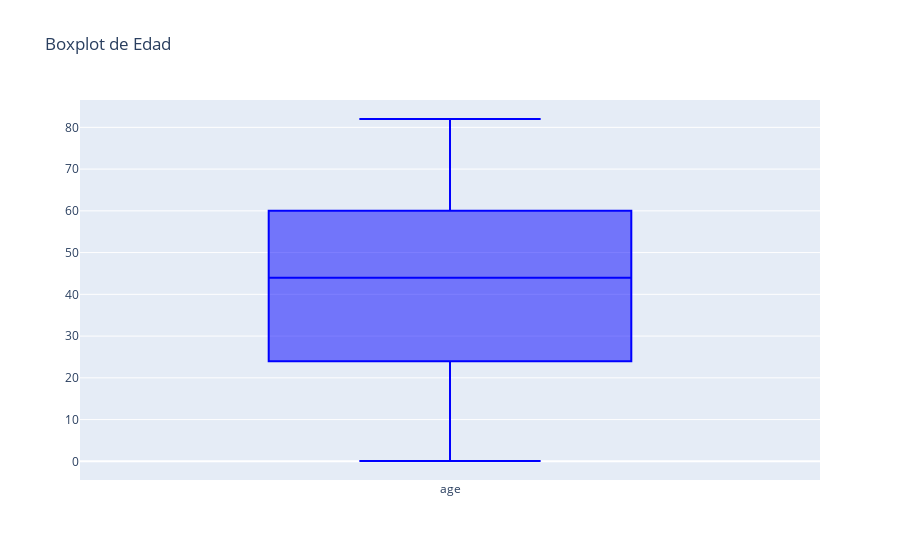
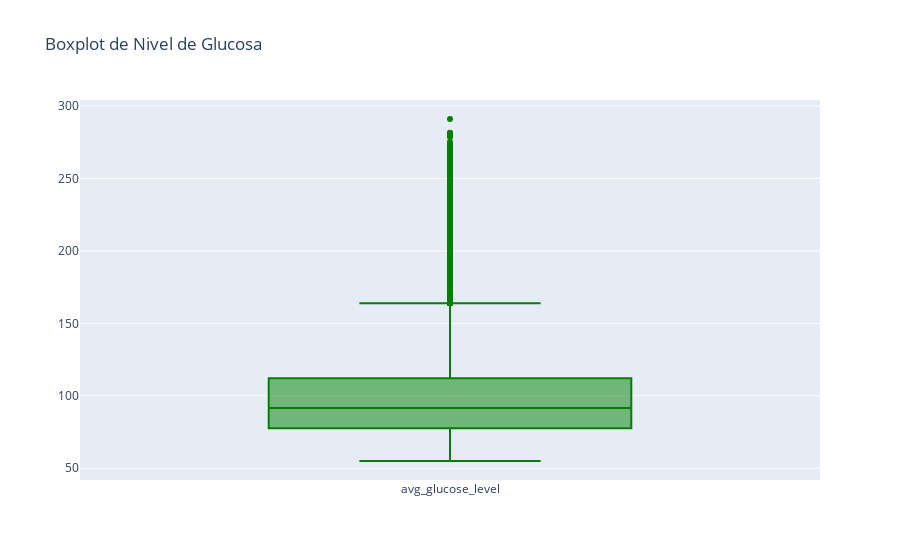
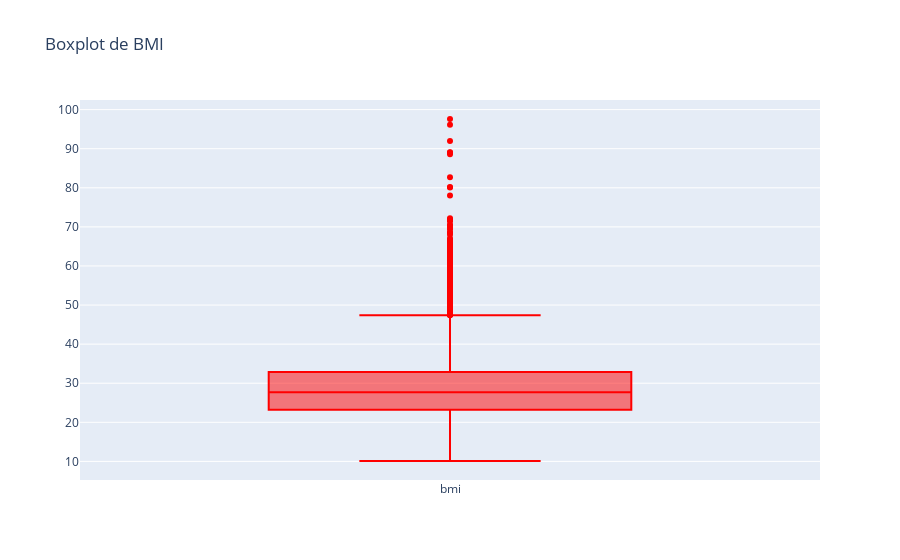

The code cell stored with these charts, in order, in its notebook:
### Code cell
columnas = ['age', 'avg_glucose_level', 'bmi']
nombres = ['Edad', 'Nivel de Glucosa', 'BMI']
colors = ['blue', 'green', 'red']
for num, i in enumerate(columnas):
    fig = go.Figure()
    fig.add_trace(go.Box(y=df[i], name=i))
    fig.update_layout(title_text='Boxplot de {}'.format(nombres[num]))
    fig.update_traces(marker=dict(color=colors[columnas.index(i)]))
    fig.show()

### Figure 1 — Plotly figure (JSON) as saved in the notebook; plotly's stock layout.template omitted (floating-point values rounded to 4 significant figures; data arrays with more than 128 entries replaced by an {"elided": "..."} marker saying what was removed)
{"data": [{"marker": {"color": "blue"}, "name": "age", "type": "box", "y": {"elided": "43400 float values"}}], "layout": {"title": {"text": "Boxplot de Edad"}}}

### Figure 2 — Plotly figure (JSON) as saved in the notebook; plotly's stock layout.template omitted (floating-point values rounded to 4 significant figures; data arrays with more than 128 entries replaced by an {"elided": "..."} marker saying what was removed)
{"data": [{"marker": {"color": "green"}, "name": "avg_glucose_level", "type": "box", "y": {"elided": "43400 float values"}}], "layout": {"title": {"text": "Boxplot de Nivel de Glucosa"}}}

### Figure 3 — Plotly figure (JSON) as saved in the notebook; plotly's stock layout.template omitted (floating-point values rounded to 4 significant figures; data arrays with more than 128 entries replaced by an {"elided": "..."} marker saying what was removed)
{"data": [{"marker": {"color": "red"}, "name": "bmi", "type": "box", "y": {"elided": "43400 float values"}}], "layout": {"title": {"text": "Boxplot de BMI"}}}
